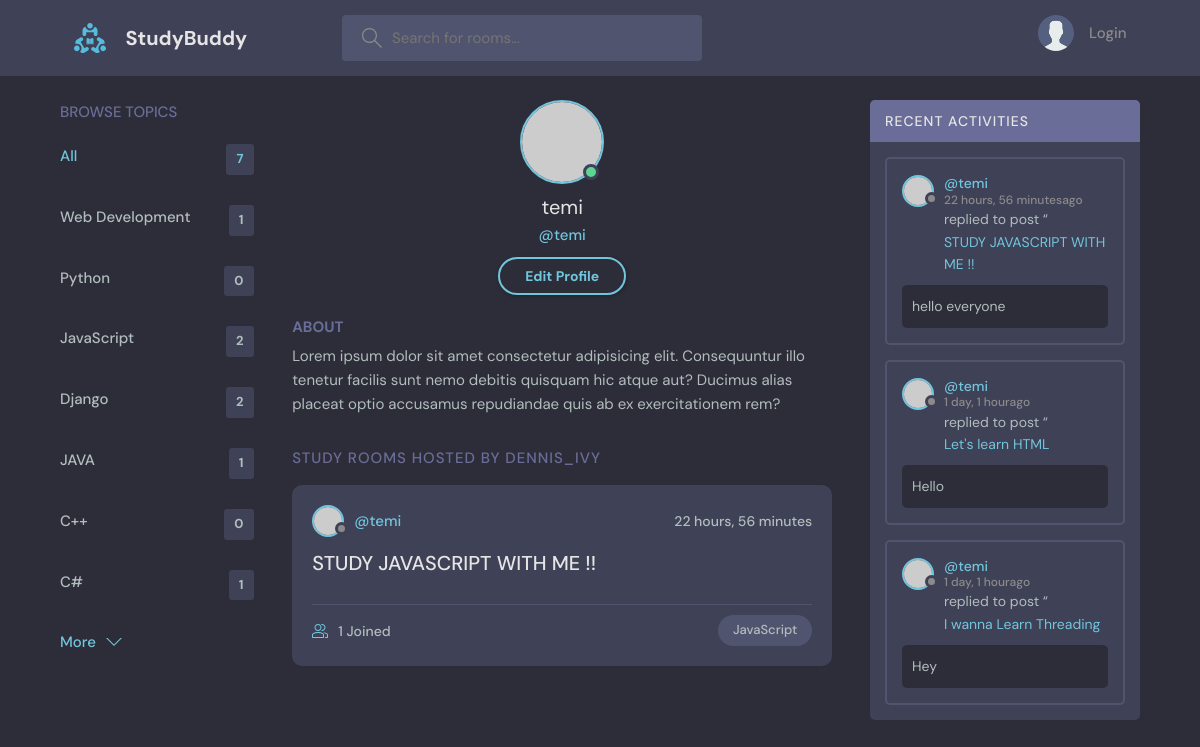
Screenshot of /profile/3/ with the database file from the repository.
### base/models.py (models this page shows, shortened)
class Topic(models.Model):
    name = models.CharField(max_length=200)

class Room(models.Model):
    host = models.ForeignKey(User, on_delete=models.SET_NULL, null=True)
    topic= models.ForeignKey(Topic, on_delete=models.SET_NULL, null=True)
    name = models.CharField(max_length=200)
    description = models.TextField(null=True, blank=True)
    participants = models.ManyToManyField(User, related_name='participants', blank=True)
    updated = models.DateTimeField(auto_now=True)
    created = models.DateTimeField(auto_now_add=True)
    class Meta:
        ordering = ['-updated', '-created']
    def __str__(self):
        return str(self.name)

class Message(models.Model):
    user = models.ForeignKey(User, on_delete=models.CASCADE)
    room = models.ForeignKey(Room, on_delete=models.CASCADE)
    body = models.TextField()
    updated = models.DateTimeField(auto_now=True)
    created = models.DateTimeField(auto_now_add=True)
    class Meta:
        ordering = ['-updated', '-created']

### base/views.py (the view)
# urls.py: path('profile/<str:pk>/', views.userProfile, name="user-profile"),
def userProfile(request, pk):
    user = User.objects.get(id=pk)
    rooms = user.room_set.all()
    room_messages = user.message_set.all()
    topics = Topic.objects.all()
    context = {'user':user, 'rooms':rooms, 'room_messages':room_messages,
               'topics':topics}
    return render(request, 'base/profile.html', context)

### base/templates/base/profile.html
{% extends 'main.html' %}
{% block content %}
  <main class="profile-page layout layout--3">
    <div class="container">
      {% include 'base/topics_component.html' %}
      <div class="roomList">
        <div class="profile">
          <div class="profile__avatar">
            <div class="avatar avatar--large active">
              <img src="https://randomuser.me/api/portraits/men/11.jpg" />
            </div>
          </div>
          <div class="profile__info">
            <h3>{{user.username}}</h3>
            <p>@{{user.username}}</p>
            <a href="edit-user.html" class="btn btn--main btn--pill">Edit Profile</a>
          </div>
          <div class="profile__about">
            <h3>About</h3>
            <p>
              Lorem ipsum dolor sit amet consectetur adipisicing elit. Consequuntur illo tenetur
              facilis sunt nemo debitis quisquam hic atque aut? Ducimus alias placeat optio
              accusamus repudiandae quis ab ex exercitationem rem?
            </p>
          </div>
        </div>
        <div class="roomList__header">
          <div>
            <h2>Study Rooms Hosted by dennis_ivy</a>
            </h2>
          </div>
        </div>
        {% include 'base/feed_component.html' %}
      </div>
      {% include 'base/activity_component.html' %}
    </div>
  </main>
{% endblock %}

### base/templates/base/topics_component.html
<div class="topics">
    <div class="topics__header">
      <h2>Browse Topics</h2>
    </div>
    <ul class="topics__list">
      <li>
        <a href="{% url 'home' %}" class="active">All <span>{{topics.count}}</span></a>
      </li>
      {% for topic in topics  %}
      <li>
        <a href="{% url 'home' %}?q={{topic.name}}">{{topic.name}}<span>{{topic.room_set.all.count}}</span></a>
      </li>
      {% endfor %}
    </ul>
    <a class="btn btn--link" href="topics.html">
      More
      <svg version="1.1" xmlns="http://www.w3.org/2000/svg" width="32" height="32" viewBox="0 0 32 32">
        <title>chevron-down</title>
        <path d="M16 21l-13-13h-3l16 16 16-16h-3l-13 13z"></path>
      </svg>
    </a>
  </div>

### base/templates/base/feed_component.html (shortened to what this page needs)
{% for room in rooms%}
<div class="roomListRoom">
    <div class="roomListRoom__header">
      <a href="{% url 'user-profile' room.host.id %}" class="roomListRoom__author">
        <div class="avatar avatar--small">
          <img src="https://randomuser.me/api/portraits/women/11.jpg" />
        </div>
        <span>@{{room.host.username}}</span>
      </a>
      <div class="roomListRoom__actions">
        <span>{{room.created|timesince}}</span>
      </div>
    </div>
    <div class="roomListRoom__content">
      <a href="{% url 'room' room.id %}">{{room.name}}</a>
    </div>
    <div class="roomListRoom__meta">
      <a href="{% url 'room' room.id %}" class="roomListRoom__joined">
        {{room.participants.all.count}} Joined
      </a>
      <p class="roomListRoom__topic">{{room.topic.name}}</p>
    </div>
  </div>
{% endfor %}

### base/templates/base/activity_component.html (shortened to what this page needs)
<div class="activities">
    <div class="activities__header">
      <h2>Recent Activities</h2>
    </div>
    {% for message in room_messages %}
    <div class="activities__box">
      <div class="activities__boxHeader roomListRoom__header">
        <a href="{% url 'user-profile' message.user.id %}" class="roomListRoom__author">
          <div class="avatar avatar--small">
            <img src="https://randomuser.me/api/portraits/women/11.jpg" />
          </div>
          <p>
            @{{message.user}}
            <span>{{message.created|timesince}}ago</span>
          </p>
        </a>
      </div>
      <div class="activities__boxContent">
        <p>replied to post “<a href="{% url 'room' message.room.id %}">{{message.room}}</a></p>
        <div class="activities__boxRoomContent">
          {{message.body}}
        </div>
      </div>
    </div>
    {% endfor %}
  </div>

### rows the page displays
Topic: name "Web Development", room_set.all.count "1"
Topic: name "Python", room_set.all.count "0"
Topic: name "JavaScript", room_set.all.count "2"
Topic: name "Django", room_set.all.count "2"
Topic: name "JAVA", room_set.all.count "1"
Topic: name "C++", room_set.all.count "0"
Topic: name "C#", room_set.all.count "1"
Room: host.username "temi", created "22 hours, 56 minutes", name "STUDY JAVASCRIPT WITH ME !!", participants.all.count "1", topic.name "JavaScript"
Message: user "temi", created "22 hours, 56 minutes", room "STUDY JAVASCRIPT WITH ME !!", body "hello everyone"
Message: user "temi", created "1 day, 1 hour", room "Let's learn HTML", body "Hello"
Message: user "temi", created "1 day, 1 hour", room "I wanna Learn Threading", body "Hey"

### other values shown
{{ topics.count }} "7"
{{ user.username }} "temi"
